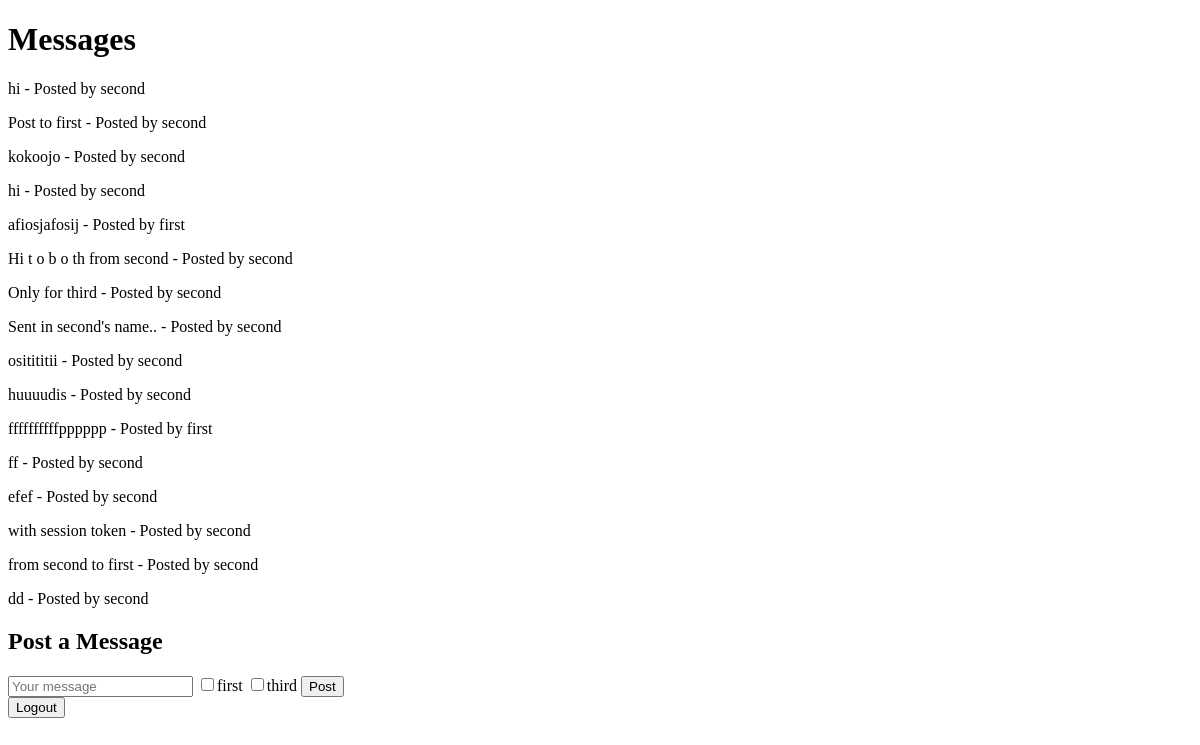
Before: /dashboard (signed in) with the older database file.
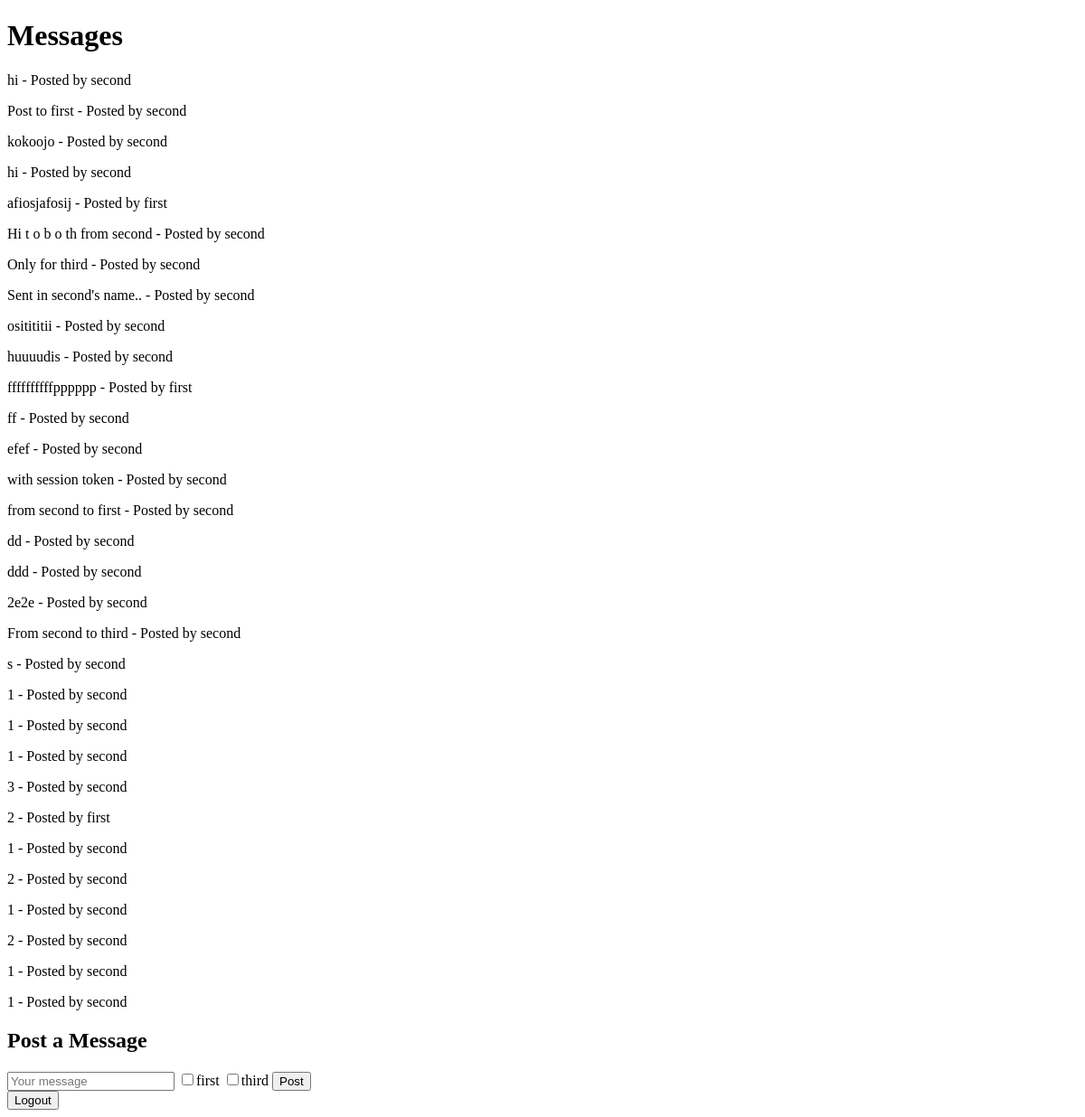
After: the same page with the newer database file.
### models.py (models this page shows)
class Message(Base):
    __tablename__ = "messages"
    id = Column(Integer, primary_key=True, index=True)
    text = Column(String, index=True)
    author_id = Column(Integer, ForeignKey("users.id"))
    author = relationship("User")
    visible_to = Column(String)

class User(Base):
    __tablename__ = "users"
    id = Column(Integer, primary_key=True, index=True)
    username = Column(String, unique=True, index=True)
    hashed_password = Column(String)

### main.py (the view)
@app.get("/dashboard", response_class=HTMLResponse)
async def dashboard(request: Request, username: str = Cookie(None), db: Session = Depends(get_db)):
    if not username:
        return RedirectResponse(url="/")
    user = db.query(User).filter(User.username == username).first()
    if not user:
        return RedirectResponse(url="/")
    user_messages = db.query(Message).filter(
    (Message.author == user) |
    (Message.visible_to.contains(username))
    ).all()
    user_list = db.query(User).filter(User.username != username).all()
    return templates.TemplateResponse("dashboard.html", {"request": request, "messages": user_messages, "users": user_list})

### templates/dashboard.html (shortened to what this page needs)
<!DOCTYPE html>
<html>
<head>
</head>
<body>
    <h1>Messages</h1>
    {% for message in messages %}
    <p>{{ message.text }} - Posted by {{ message.author.username }}</p>
{% endfor %}
    <h2>Post a Message</h2>
    <form action="/post" method="post">
        <input type="text" name="message" placeholder="Your message"/>
        {% for user in users %}
            <input type="checkbox" name="visible_to" value="{{ user.username }}">{{ user.username }}
        {% endfor %}
        <input type="submit" value="Post"/>
    </form>
    <button id="logoutButton">Logout</button>
</body>
</html>

Changed rows visible on the page:
added Message: text "ddd", author.username "second"
added Message: text "2e2e", author.username "second"
added Message: text "From second to third", author.username "second"
added Message: text "s", author.username "second"
added Message: text "1", author.username "second"
added Message: text "1", author.username "second"
added Message: text "1", author.username "second"
added Message: text "3", author.username "second"
added Message: text "2", author.username "first"
added Message: text "1", author.username "second"
added Message: text "2", author.username "second"
added Message: text "1", author.username "second"
added Message: text "2", author.username "second"
added Message: text "1", author.username "second"
added Message: text "1", author.username "second"
